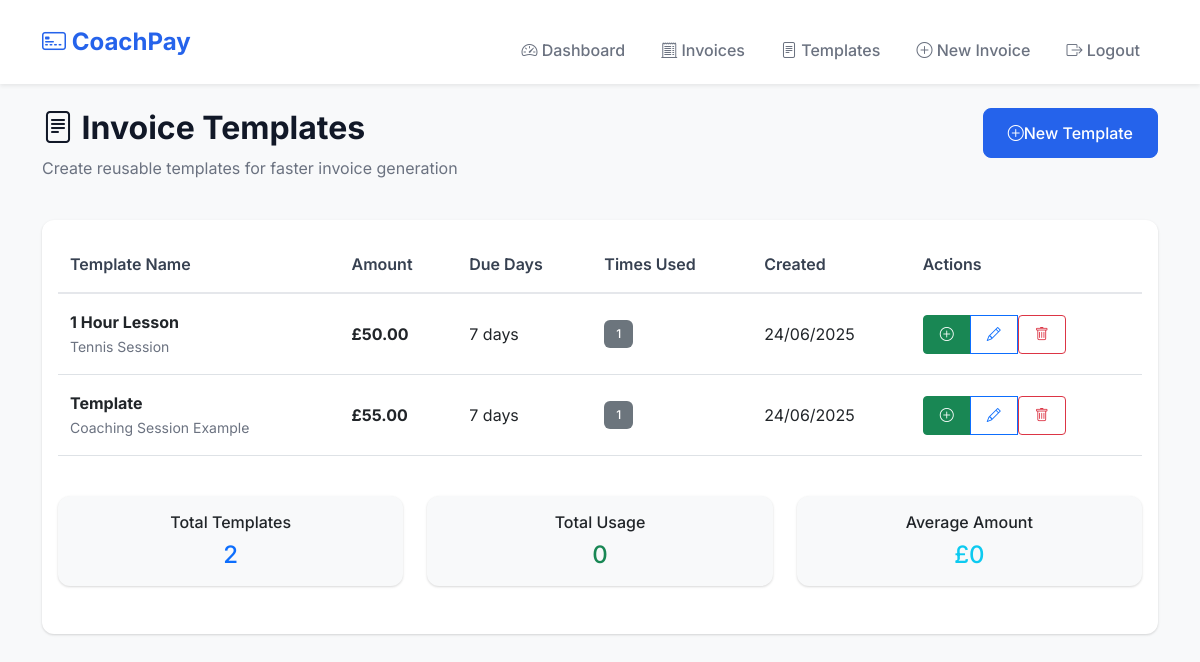
The page /templates (signed in) on the database its author committed.
### app.py (models this page shows)
class InvoiceTemplate(db.Model):
    id = db.Column(db.Integer, primary_key=True)
    coach_id = db.Column(db.Integer, db.ForeignKey('coach.id'), nullable=False)
    name = db.Column(db.String(100), nullable=False)
    amount = db.Column(sa.Numeric(10, 2), nullable=False)
    description = db.Column(db.Text, nullable=False)
    default_due_days = db.Column(db.Integer, nullable=False, default=14)
    created_at = db.Column(db.DateTime, default=datetime.utcnow)
    updated_at = db.Column(db.DateTime, default=datetime.utcnow, onupdate=datetime.utcnow)
    invoices = db.relationship('Invoice', backref='template', lazy=True)

### app.py (the view)
@app.route('/templates')
@login_required
def templates():
    coach_id = session['coach_id']
    templates = InvoiceTemplate.query.filter_by(coach_id=coach_id)\
        .order_by(InvoiceTemplate.name.asc()).all()
    csrf_form = CSRFForm()
    return render_template('templates.html', templates=templates, csrf_form=csrf_form)

### app.py (called while the page is built)
def login_required(f):
    @wraps(f)
    def decorated_function(*args, **kwargs):
        if 'coach_id' not in session:
            flash('Please log in to access this page.', 'warning')
            return redirect(url_for('login'))
        return f(*args, **kwargs)
    return decorated_function

@app.after_request
def after_request(response):
    response.headers['X-Content-Type-Options'] = 'nosniff'
    response.headers['X-Frame-Options'] = 'DENY'
    response.headers['X-XSS-Protection'] = '1; mode=block'
    if not is_development:
        response.headers['Strict-Transport-Security'] = 'max-age=31536000; includeSubDomains'
    response.headers['Content-Security-Policy'] = ("default-src 'self'; "
                                                   "script-src 'self' 'unsafe-inline' https://cdn.jsdelivr.net; "
                                                   "style-src 'self' 'unsafe-inline' https://cdn.jsdelivr.net https://fonts.googleapis.com; "
                                                   "font-src 'self' https://cdn.jsdelivr.net https://fonts.gstatic.com; "
                                                   "img-src 'self' data:;")
    return response

### templates/templates.html (shortened to what this page needs)
{% extends "base.html" %}
{% block content %}
<div class="row mb-4">
    <div class="col-md-6">
        <h2 class="fw-bold"><i class="bi bi-file-text"></i> Invoice Templates</h2>
        <p class="text-muted">Create reusable templates for faster invoice generation</p>
    </div>
    <div class="col-md-6 text-md-end">
        <a href="{{ url_for('create_template') }}" class="btn btn-primary">
            <i class="bi bi-plus-circle"></i> New Template
        </a>
    </div>
</div>
<div class="card">
    <div class="card-body">
        {% if templates %}
        <div class="d-none d-md-block">
            <div class="table-responsive">
                <table class="table table-hover">
                    <thead>
                        <tr>
                            <th>Template Name</th>
                            <th>Amount</th>
                            <th>Due Days</th>
                            <th>Times Used</th>
                            <th>Created</th>
                            <th>Actions</th>
                        </tr>
                    </thead>
                    <tbody>
                        {% for template in templates %}
                        <tr>
                            <td>
                                <strong>{{ template.name }}</strong>
                                <br>
                                <small class="text-muted">{{ template.description[:50] }}{{ '...' if template.description|length > 50 else '' }}</small>
                            </td>
                            <td><strong>£{{ "%.2f"|format(template.amount) }}</strong></td>
                            <td>{{ template.default_due_days }} days</td>
                            <td>
                                <span class="badge bg-secondary">{{ template.invoices|length }}</span>
                            </td>
                            <td>{{ template.created_at.strftime('%d/%m/%Y') }}</td>
                            <td>
                                <div class="btn-group" role="group">
                                    <a href="{{ url_for('use_template', template_id=template.id) }}"
                                       class="btn btn-sm btn-success" title="Create Invoice">
                                        <i class="bi bi-plus-circle"></i>
                                    </a>
                                    <a href="{{ url_for('edit_template', template_id=template.id) }}"
                                       class="btn btn-sm btn-outline-primary" title="Edit Template">
                                        <i class="bi bi-pencil"></i>
                                    </a>
                                    <form method="POST" action="{{ url_for('delete_template', template_id=template.id) }}"
                                          class="d-inline" onsubmit="return confirm('Are you sure you want to delete this template? This will not affect existing invoices.')">
                                        <button type="submit" class="btn btn-sm btn-outline-danger" title="Delete Template">
                                            <i class="bi bi-trash"></i>
                                        </button>
                                    </form>
                                </div>
                            </td>
                        </tr>
                        {% endfor %}
                    </tbody>
                </table>
            </div>
        </div>
<div class="row mt-4">
    <div class="col-md-4 mb-3">
        <div class="card bg-light text-center">
            <div class="card-body py-3">
                <h6 class="card-title">Total Templates</h6>
                <h4 class="text-primary mb-0">{{ templates|length }}</h4>
            </div>
        </div>
    </div>
    <div class="col-md-4 mb-3">
        <div class="card bg-light text-center">
            <div class="card-body py-3">
                <h6 class="card-title">Total Usage</h6>
                <h4 class="text-success mb-0">
                    {% set total_usage = 0 %}
                    {% for template in templates %}
                        {% set total_usage = total_usage + template.invoices|length %}
                    {% endfor %}
                    {{ total_usage }}
                </h4>
            </div>
        </div>
    </div>
    <div class="col-md-4 mb-3">
        <div class="card bg-light text-center">
            <div class="card-body py-3">
                <h6 class="card-title">Average Amount</h6>
                <h4 class="text-info mb-0">
                    {% if templates %}
                        {% set total_amount = 0 %}
                        {% for template in templates %}
                            {% set total_amount = total_amount + template.amount %}
                        {% endfor %}
                        £{{ "%.0f"|format(total_amount / templates|length) }}
                    {% else %}
                        £0
                    {% endif %}
                </h4>
            </div>
        </div>
    </div>
</div>
        {% endif %}
    </div>
</div>
{% endblock %}

### templates/base.html (style rules this page uses)
:root { --primary-color: #2563eb; --primary-hover: #1d4ed8; --success-color: #059669; --warning-color: #d97706; --danger-color: #dc2626; --text-muted: #6b7280; --border-radius: 0.75rem; --shadow: 0 1px 3px 0 rgba(0, 0, 0, 0.1), 0 1px 2px 0 rgba(0, 0, 0, 0.06); }
body { background-color: #f8f9fa; font-family: 'Inter', -apple-system, BlinkMacSystemFont, sans-serif; font-size: 16px; line-height: 1.5; -webkit-font-smoothing: antialiased; -moz-osx-font-smoothing: grayscale; }
.card { border: none; box-shadow: var(--shadow); border-radius: var(--border-radius); margin-bottom: 1rem; }
.btn-primary { background-color: var(--primary-color); border-color: var(--primary-color); font-weight: 500; padding: 0.75rem 1.5rem; border-radius: 0.5rem; }
.btn { min-height: 44px; display: inline-flex; align-items: center; justify-content: center; text-decoration: none; }
.btn-sm { min-height: 38px; padding: 0.5rem 1rem; }
.badge { font-weight: 500; padding: 0.5rem 0.75rem; border-radius: 0.375rem; }
.table th { font-weight: 600; color: #374151; border-bottom: 2px solid #e5e7eb; padding: 1rem 0.75rem; }
.table td { padding: 1rem 0.75rem; vertical-align: middle; }
.text-muted { color: var(--text-muted) !important; }
h1, h2, h3, h4, h5, h6 { color: #111827; line-height: 1.25; }

### rows shown on the page
InvoiceTemplate: name "1 Hour Lesson", description "Tennis Session", amount "50.00", default_due_days "7", invoices|length "1", created_at "24/06/2025"
InvoiceTemplate: name "Template", description "Coaching Session Example", amount "55.00", default_due_days "7", invoices|length "1", created_at "24/06/2025"

### other values the page prints
{{ templates|length }} "2"
{{ total_usage }} "0"
{{ "%.0f"|format(total_amount / templates|length) }} "0"
